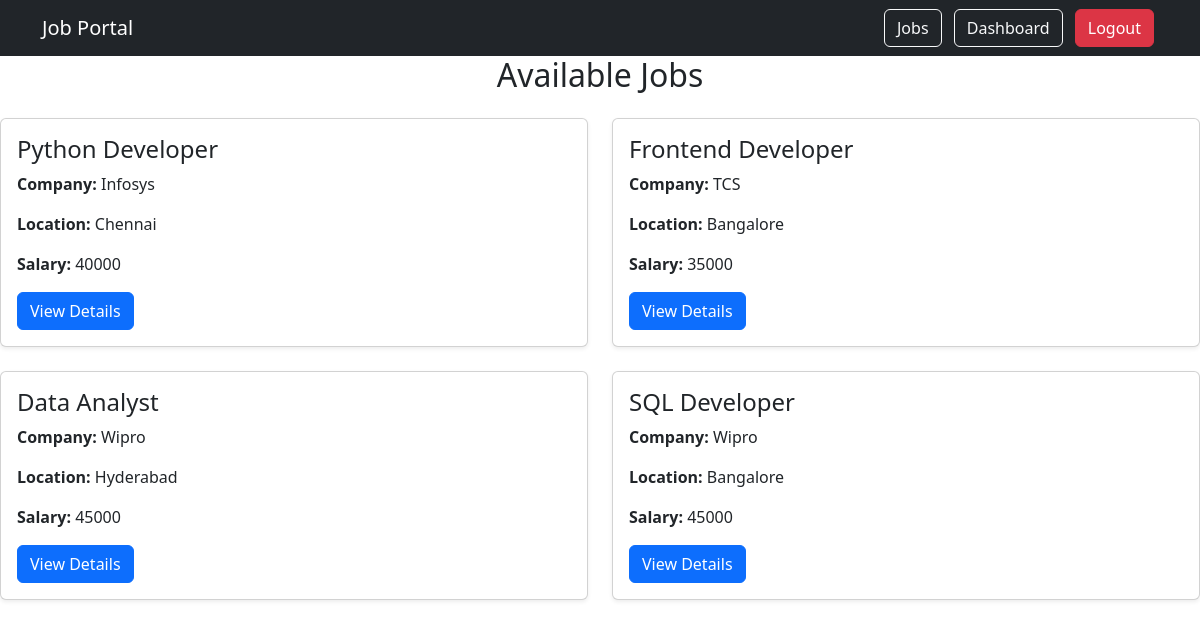
The app's page /jobs/ (signed in) with its own data.
### Jobs/models.py (models this page shows, shortened)
class Job(models.Model):
    title = models.CharField(max_length=100)
    company = models.CharField(max_length=100)
    location = models.CharField(max_length=100)
    salary = models.IntegerField()
    description = models.TextField()

### Jobs/views.py (the view)
# urls.py: path('jobs/', views.job_list, name='jobs'),
def job_list(request):
    jobs = Job.objects.all()
    return render(request, 'job_list.html', {'jobs': jobs})

### templates/job_list.html
{% extends 'base.html' %}
{% block content %}
<center><h2 class="mb-4">Available Jobs</h2></center>
<div class="row">
    {% for job in jobs %}
    <div class="col-md-6 mb-4">
        <div class="card shadow-sm h-100">
            <div class="card-body">
                <h4 class="card-title">{{ job.title }}</h4>
                <p><strong>Company:</strong> {{ job.company }}</p>
                <p><strong>Location:</strong> {{ job.location }}</p>
                <p><strong>Salary:</strong> {{ job.salary }}</p>
                <a href="/job/{{ job.id }}/" class="btn btn-primary">
                    View Details
                </a>
            </div>
        </div>
    </div>
    {% endfor %}
</div>
{% endblock %}

### records on screen
Job: title "Python Developer", company "Infosys", location "Chennai", salary "40000"
Job: title "Frontend Developer", company "TCS", location "Bangalore", salary "35000"
Job: title "Data Analyst", company "Wipro", location "Hyderabad", salary "45000"
Job: title "SQL Developer", company "Wipro", location "Bangalore", salary "45000"
